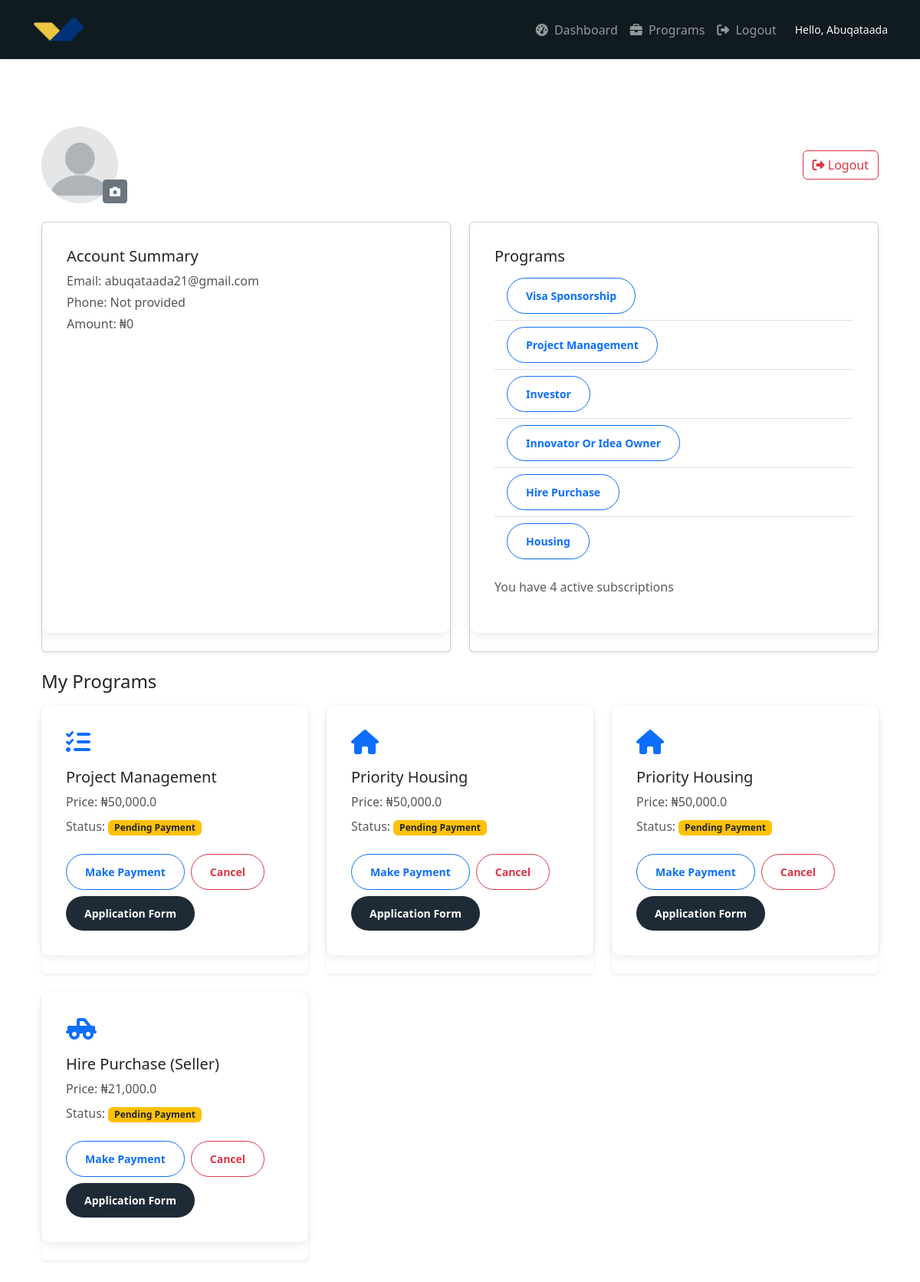
Page /dashboard (signed in) on the earlier database version.
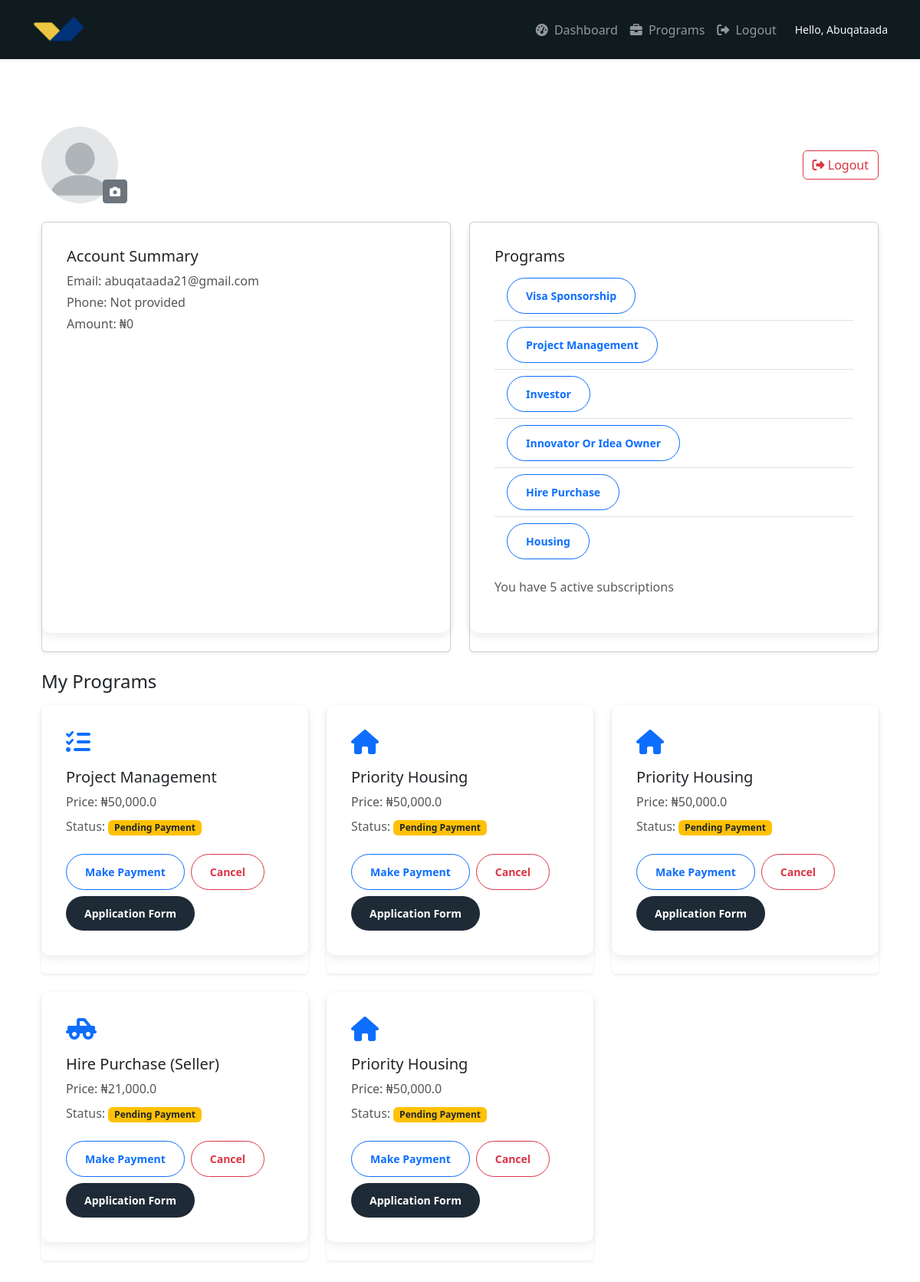
Same page on the later database version.
### app.py (models this page shows, shortened)
class User(db.Model, UserMixin):
    id = db.Column(db.Integer, primary_key=True)
    username = db.Column(db.String(150), nullable=False)
    first_name = db.Column(db.String(150), nullable=False)
    last_name = db.Column(db.String(150), nullable=False)
    town = db.Column(db.String(150), nullable=True)
    country = db.Column(db.String(150), nullable=True)
    phone = db.Column(db.String(150), nullable=True)
    email = db.Column(db.String(150), unique=True, nullable=False)
    password_hash = db.Column(db.String(200), nullable=False)
    is_admin = db.Column(db.Boolean, default=False)
    subscriptions = db.relationship('Subscription', backref='user', lazy=True)
    profile_picture = db.Column(db.String(200), nullable=True)
    def get_profile_picture_url(self):
        if self.profile_picture:
            return url_for('static', filename=f'uploads/{self.profile_picture}')
        return url_for('static', filename='images/profile.png')

class Subscription(db.Model):
    id = db.Column(db.Integer, primary_key=True)
    user_id = db.Column(db.Integer, db.ForeignKey('user.id'), nullable=False)
    program_id = db.Column(db.Integer, db.ForeignKey('program.id'), nullable=False)
    is_paid = db.Column(db.Boolean, default=False)
    payment_receipt = db.Column(db.String(200), nullable=True)  # uploaded filename
    created_at = db.Column(db.DateTime, default=datetime.now(timezone.utc))
    status = db.Column(db.String(100), default='pending', nullable=False)

class Program(db.Model):
    id = db.Column(db.Integer, primary_key=True)
    name = db.Column(db.String(100), nullable=False)
    slug = db.Column(db.String(100), unique=True, nullable=False)
    price = db.Column(db.Float, nullable=False)
    icon = db.Column(db.String(50))
    subscriptions = db.relationship('Subscription', backref='program', lazy=True)

### app.py (the view)
@app.route('/dashboard')
@login_required
def dashboard():
    subscriptions = Subscription.query.filter_by(user_id=current_user.id).all()
    programs = Program.query.all()
    return render_template('dashboard.html', subscriptions=subscriptions, programs=programs)

### app.py (called while the page is built)
@login_manager.user_loader
def load_user(user_id):
    return User.query.get(int(user_id))

### templates/dashboard.html (shortened to what this page needs)
{% extends "dashboard_base.html" %}
{% block content %}
<div class="container my-5">
    <div class="row justify-content-between align-items-center">
        <div class="col-auto position-relative">
            <div class="profile-picture border rounded-circle overflow-hidden" style="width: 100px; height: 100px;">
                <img src="{% if current_user.profile_picture %}{{ url_for('static', filename='uploads/' + current_user.profile_picture) }}{% else %}{{ url_for('static', filename='images/profile.png') }}{% endif %}"
                    alt="Profile Picture"
                    class="img-fluid w-100 h-100"
                    style="object-fit: cover;">
            </div>
            <button class="btn btn-sm btn-secondary position-absolute bottom-0 end-0"
                data-bs-toggle="modal" data-bs-target="#uploadProfilePictureModal">
                <i class="fas fa-camera"></i>
            </button>
        </div>
        <div class="col-auto">
            <a href="{{ url_for('logout') }}" class="btn btn-outline-danger">
                <i class="fas fa-sign-out-alt"></i> Logout
            </a>
        </div>
    </div><br>
    <div class="row">
        <div class="col-md-6 mb-4">
            <div class="card shadow-sm h-100">
                <div class="card-body">
                    <h5 class="card-title">Account Summary</h5>
                    <p class="mb-1">Email: {{ current_user.email }}</p>
                    <p class="mb-1">Phone: {{ current_user.phone or 'Not provided' }}</p>
                    <p>Amount: ₦{{ "{:,}".format(current_user.balance or 0) }}</p>
                </div>
            </div>
        </div>
        <div class="col-md-6 mb-4">
            <div class="card shadow-sm h-100">
                <div class="card-body">
                    <h5 class="card-title">Programs</h5>
                    <div class="program-list">
                        <ul class="list-group list-group-flush">
                            <li class="list-group-item d-flex justify-content-between align-items-center">
                                <a href="{{ url_for('payment_details', program_slug='visa') }}" class="btn btn-sm btn-outline-primary">Visa Sponsorship</a>
                            </li>
                            <li class="list-group-item d-flex justify-content-between align-items-center">
                                <a href="{{ url_for('payment_details', program_slug='project_management') }}" class="btn btn-sm btn-outline-primary">Project Management</a>
                            </li>
                            <li class="list-group-item d-flex justify-content-between align-items-center">
                                <a href="{{ url_for('payment_details', program_slug='investor') }}" class="btn btn-sm btn-outline-primary">Investor</a>
                            </li>
                            <li class="list-group-item d-flex justify-content-between align-items-center">
                                <a href="{{ url_for('payment_details', program_slug='innovator') }}" class="btn btn-sm btn-outline-primary">Innovator Or Idea Owner</a>
                            </li>
                            <li class="list-group-item d-flex justify-content-between align-items-center">
                                <a href="{{ url_for('payment_details', program_slug='hire_purchase') }}" class="btn btn-sm btn-outline-primary">Hire Purchase</a>
                            </li>
                            <li class="list-group-item d-flex justify-content-between align-items-center">
                                <a href="{{ url_for('payment_details', program_slug='housing') }}" class="btn btn-sm btn-outline-primary">Housing</a>
                            </li>
                        </ul>
                    </div>
                    <div class="mt-3">
                        <p class="small text-muted">You have {{ current_user.subscriptions|length }} active subscriptions</p>
                    </div>
                </div>
            </div>
        </div>
    </div>
    {% if subscriptions %}
    <div class="row mb-4">
        <div class="col-12">
            <h4 class="mb-3">My Programs</h4>
        </div>
        {% for user_sub in subscriptions %}
        <div class="col-md-4 mb-4">
            <div class="card shadow-sm border-0 h-100">
                <div class="card-body d-flex flex-column">
                    <div class="mb-3">
                        <i class="{{ user_sub.program.icon }} fa-2x text-primary"></i>
                    </div>
                    <h5 class="card-title">{{ user_sub.program.name }}</h5>
                    <p class="card-text mb-2">Price: ₦{{ "{:,}".format(user_sub.program.price) }}</p>
                    <p class="card-text small text-muted mb-4">
                        Status:
                        {% if user_sub.is_paid %}
                            <span class="badge bg-success">Active</span>
                                <a href="{{ url_for('apply_program', slug=user_sub.program.slug) }}"
                                class="btn btn-primary btn-sm flex-fill flex-grow-1 flex-md-grow-0">
                                Application Form
                                </a>
                        {% else %}
                            <span class="badge bg-warning text-dark">Pending Payment</span>
                        {% endif %}
                    </p>
                    {% if not user_sub.is_paid %}
                        <div class="mt-auto">
                            <div class="d-flex flex-wrap gap-2">
                                <a href="{{ url_for('payment_details', program_slug=user_sub.program.slug) }}"
                                class="btn btn-outline-primary btn-sm flex-fill flex-grow-1 flex-md-grow-0">
                                Make Payment
                                </a>
                                <button class="btn btn-outline-danger btn-sm flex-fill flex-grow-1 flex-md-grow-0"
                                        data-bs-toggle="modal"
                                        data-bs-target="#cancelModal{{ user_sub.id }}">
                                        Cancel
                                </button>
                                <a href="{{ url_for('apply_program', slug=user_sub.program.slug) }}"
                                class="btn btn-primary btn-sm flex-fill flex-grow-1 flex-md-grow-0">
                                Application Form
                                </a>
                            </div>
                        </div>
                        {% endif %}
                </div>
            </div>
        </div>
        {% endfor %}
    </div>
    {% endif %}
</div>
{% endblock %}

### templates/dashboard_base.html (shortened to what this page needs)
<!DOCTYPE html>
<html lang="en">
<head>
  <link href="https://cdn.jsdelivr.net/npm/bootstrap@5.3.2/dist/css/bootstrap.min.css" rel="stylesheet">
  <link rel="stylesheet" href="https://cdnjs.cloudflare.com/ajax/libs/font-awesome/6.4.0/css/all.min.css">
  <link href="https://cdn.jsdelivr.net/npm/bootstrap@5.3.3/dist/css/bootstrap.min.css" rel="stylesheet">
  <link rel="stylesheet" href="{{ url_for('static', filename='css/dashboard.css') }}">
</head>
<body>
  {% include 'dashboard_navbar.html' %}
  <main class="container py-4">
    {% block content %}{% endblock %}
  </main>
</body>
</html>

### templates/dashboard_navbar.html (shortened to what this page needs)
<nav class="navbar navbar-expand-lg navbar-dark py-3 sticky-top shadow-sm">
  <div class="container">
    <a class="navbar-brand fw-bold" href="{{ url_for('dashboard') }}">
      <img src="{{ url_for('static', filename='images/logo.png') }}" alt="DP" style="max-height: 35px;">
    </a>
    <div class="collapse navbar-collapse" id="dashboardNavbar">
      <ul class="navbar-nav ms-auto">
        <li class="nav-item">
          <a class="nav-link" href="{{ url_for('dashboard') }}">
            <i class="fas fa-tachometer-alt me-1"></i> Dashboard
          </a>
        </li>
        <li class="nav-item">
          <a class="nav-link" href="{{ url_for('choose_program') }}">
            <i class="fas fa-briefcase me-1"></i> Programs
          </a>
        </li>
        <li class="nav-item">
          <a class="nav-link" href="{{ url_for('logout') }}">
            <i class="fas fa-sign-out-alt me-1"></i> Logout
          </a>
        </li>
      </ul>
      <span class="navbar-text ms-lg-3 text-light small">
        Hello, {{ current_user.username }}
      </span>
    </div>
  </div>
</nav>

### static/css/dashboard.css (style rules this page uses)
.navbar, .sticky-top, .modal-header { background-color: rgb(16, 27, 32); }
.small { font-size: 0.875rem; color: #ffffff; }
.card-body { background: #ffffff; padding: 2rem; margin-bottom: 1.5rem; border-radius: 12px; border: none; box-shadow: 0 4px 12px rgba(0,0,0,0.08); transition: transform 0.3s ease, box-shadow 0.3s ease; }
.card-body p { font-size: 1rem; color: #555; margin-bottom: 1rem; line-height: 1.5; }
.card-body .btn { padding: 0.75rem 1.5rem; border-radius: 50px; font-weight: 600; transition: background 0.3s ease; }
.card-body .btn-primary { background: #1e2a36; border: none; }

Differences in the rows shown:
added Subscription: program.name "Priority Housing", {{ "{:,}".format(user_sub.program.price) }} "50,000.0", is_paid "Pending Payment"
Other differences:
{{ current_user.subscriptions|length }}: "4" → "5"
